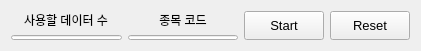
       <widget class="QWidget" name="horizontalLayoutWidget_8">
        <property name="geometry">
         <rect>
          <x>30</x>
          <y>90</y>
          <width>421</width>
          <height>51</height>
         </rect>
        </property>
        <layout class="QHBoxLayout" name="horizontalLayout4_1">
         <item>
          <layout class="QHBoxLayout" name="horizontalLayout4_2">
           <item>
            <layout class="QVBoxLayout" name="verticalLayout4_1">
             <item alignment="Qt::AlignHCenter|Qt::AlignBottom">
              <widget class="QLabel" name="label4_1">
               <property name="sizePolicy">
                <sizepolicy hsizetype="Fixed" vsizetype="Fixed">
                 <horstretch>0</horstretch>
                 <verstretch>0</verstretch>
                </sizepolicy>
               </property>
               <property name="font">
                <font>
                 <pointsize>9</pointsize>
                 <stylestrategy>PreferAntialias</stylestrategy>
                </font>
               </property>
               <property name="text">
                <string>사용할 데이터 수</string>
               </property>
               <property name="alignment">
                <set>Qt::AlignCenter</set>
               </property>
              </widget>
             </item>
             <item>
              <widget class="QLineEdit" name="data_len4">
               <property name="sizePolicy">
                <sizepolicy hsizetype="Ignored" vsizetype="Ignored">
                 <horstretch>0</horstretch>
                 <verstretch>0</verstretch>
                </sizepolicy>
               </property>
               <property name="inputMethodHints">
                <set>Qt::ImhDigitsOnly</set>
               </property>
               <property name="text">
                <string/>
               </property>
               <property name="alignment">
                <set>Qt::AlignCenter</set>
               </property>
              </widget>
             </item>
            </layout>
           </item>
           <item>
            <layout class="QVBoxLayout" name="verticalLayout4_2">
             <item alignment="Qt::AlignHCenter|Qt::AlignBottom">
              <widget class="QLabel" name="label4_2">
               <property name="sizePolicy">
                <sizepolicy hsizetype="Fixed" vsizetype="Fixed">
                 <horstretch>0</horstretch>
                 <verstretch>0</verstretch>
                </sizepolicy>
               </property>
               <property name="font">
                <font>
                 <pointsize>9</pointsize>
                 <stylestrategy>PreferAntialias</stylestrategy>
                </font>
               </property>
               <property name="text">
                <string>종목 코드</string>
               </property>
               <property name="alignment">
                <set>Qt::AlignCenter</set>
               </property>
              </widget>
             </item>
             <item>
              <widget class="QLineEdit" name="stock_num4">
               <property name="sizePolicy">
                <sizepolicy hsizetype="Ignored" vsizetype="Ignored">
                 <horstretch>0</horstretch>
                 <verstretch>0</verstretch>
                </sizepolicy>
               </property>
               <property name="inputMethodHints">
                <set>Qt::ImhDigitsOnly</set>
               </property>
               <property name="text">
                <string/>
               </property>
               <property name="alignment">
                <set>Qt::AlignCenter</set>
               </property>
              </widget>
             </item>
            </layout>
           </item>
          </layout>
         </item>
         <item>
          <widget class="QPushButton" name="Start_btn4">
           <property name="sizePolicy">
            <sizepolicy hsizetype="Maximum" vsizetype="Ignored">
             <horstretch>0</horstretch>
             <verstretch>0</verstretch>
            </sizepolicy>
           </property>
           <property name="font">
            <font>
             <pointsize>10</pointsize>
             <stylestrategy>PreferAntialias</stylestrategy>
            </font>
           </property>
           <property name="autoFillBackground">
            <bool>false</bool>
           </property>
           <property name="text">
            <string>Start</string>
           </property>
           <property name="autoDefault">
            <bool>false</bool>
           </property>
          </widget>
         </item>
         <item>
          <widget class="QPushButton" name="Reset_btn4">
           <property name="sizePolicy">
            <sizepolicy hsizetype="Maximum" vsizetype="Ignored">
             <horstretch>0</horstretch>
             <verstretch>0</verstretch>
            </sizepolicy>
           </property>
           <property name="font">
            <font>
             <pointsize>10</pointsize>
             <stylestrategy>PreferAntialias</stylestrategy>
            </font>
           </property>
           <property name="autoFillBackground">
            <bool>false</bool>
           </property>
           <property name="text">
            <string>Reset</string>
           </property>
          </widget>
         </item>
        </layout>
       </widget>
